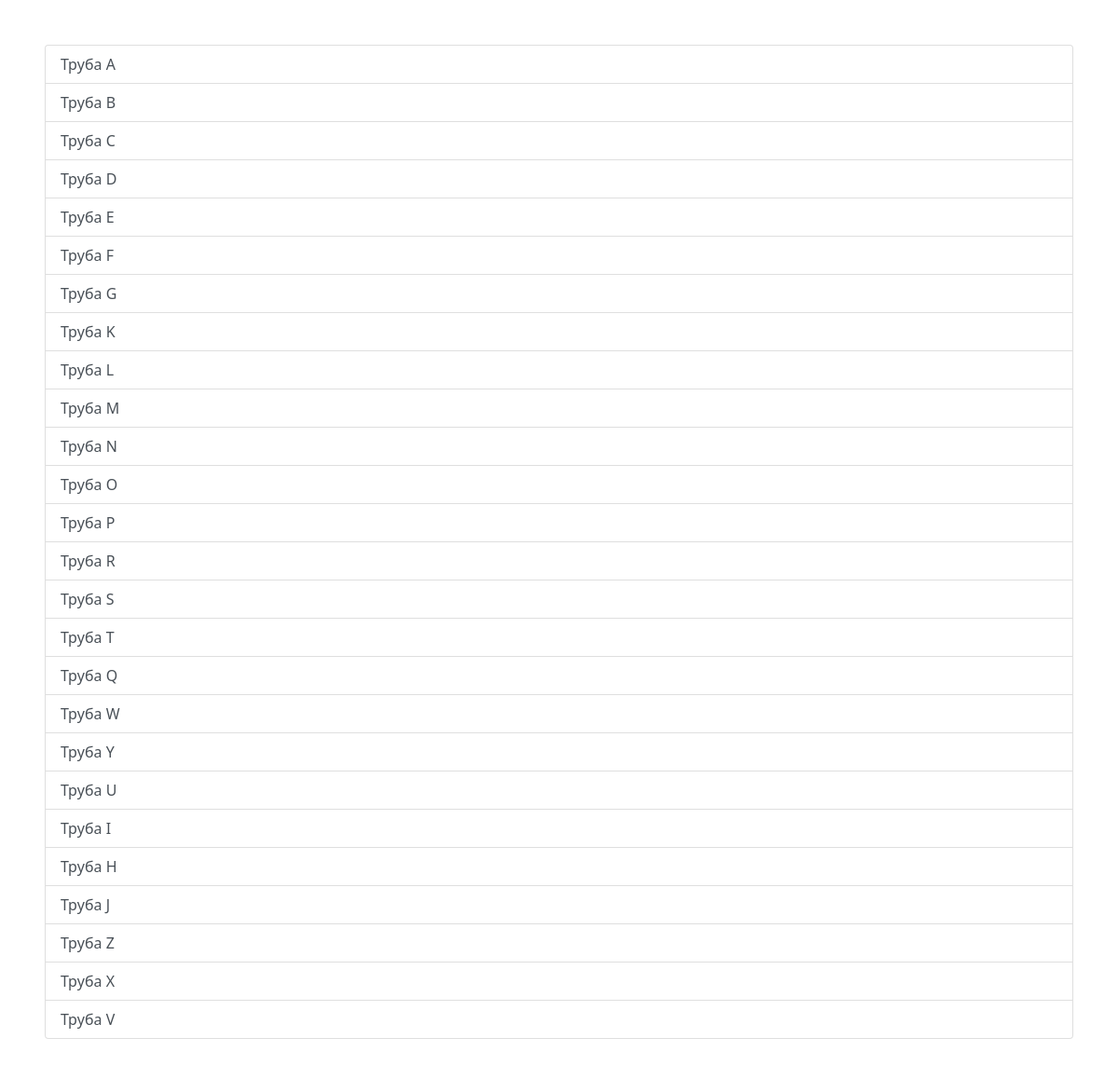
The page / on the database its author committed.
### myapp/models.py (models this page shows)
class Detail(models.Model):
    id = models.AutoField(primary_key=True)
    name = models.CharField(max_length=100)
    quantity = models.IntegerField()
    price = models.FloatField()
    img = models.CharField(max_length=100)

### myapp/views.py (the view)
# urls.py: path('', views.master, name='master'),
def master(request):
    template = loader.get_template("master.html")
    context = {
            "details": Detail.objects.all(),
    }
    return HttpResponse(template.render(context, request))

### myapp/templates/master.html (shortened to what this page needs)
<!DOCTYPE html>
<html>
	<head>
		<link href="static/css/bootstrap.min.css" rel="stylesheet">
	</head>
	<body>
		<div class="list-group m-5">
			{% for item in details %}
			<a href="{% url 'detail' item.id %}" class="list-group-item list-group-item-action">{{ item.name }}</a>
			{% endfor %}
		</div>
	</body>
</html>

### rows shown on the page
Detail: name "Труба A"
Detail: name "Труба B"
Detail: name "Труба C"
Detail: name "Труба D"
Detail: name "Труба E"
Detail: name "Труба F"
Detail: name "Труба G"
Detail: name "Труба K"
Detail: name "Труба L"
Detail: name "Труба M"
Detail: name "Труба N"
Detail: name "Труба O"
Detail: name "Труба P"
Detail: name "Труба R"
Detail: name "Труба S"
Detail: name "Труба T"
Detail: name "Труба Q"
Detail: name "Труба W"
Detail: name "Труба Y"
Detail: name "Труба U"
Detail: name "Труба I"
Detail: name "Труба H"
Detail: name "Труба J"
Detail: name "Труба Z"
Detail: name "Труба X"
Detail: name "Труба V"
